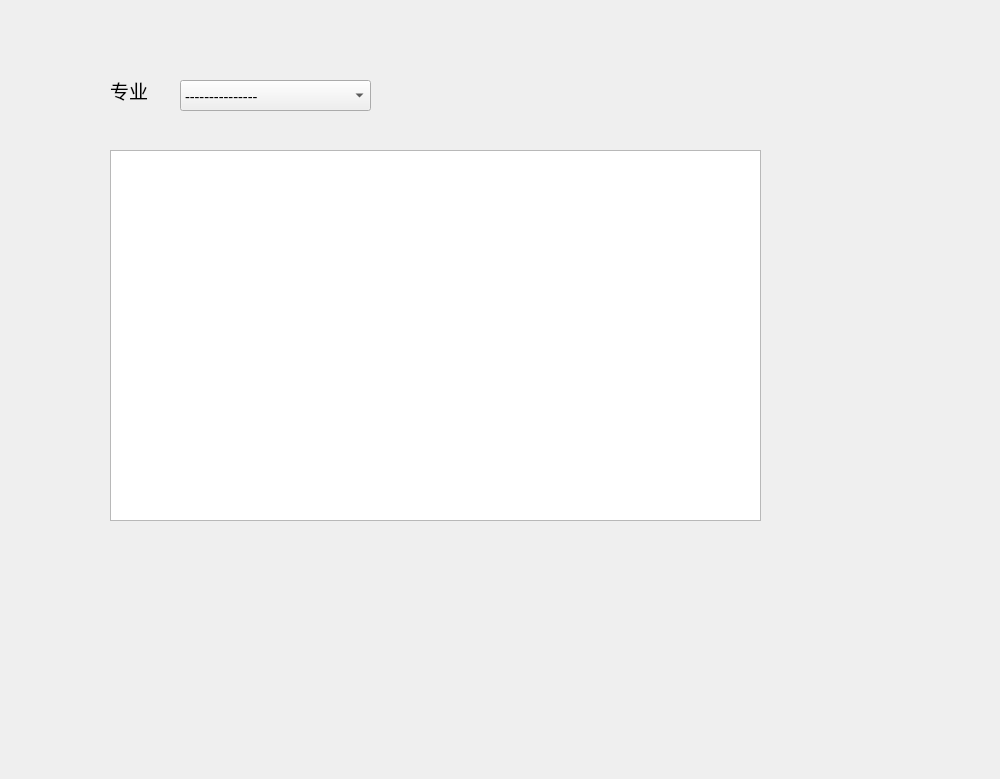
<?xml version="1.0" encoding="UTF-8"?>
<ui version="4.0">
 <class>Profession</class>
 <widget class="QWidget" name="Profession">
  <property name="geometry">
   <rect>
    <x>0</x>
    <y>0</y>
    <width>1000</width>
    <height>779</height>
   </rect>
  </property>
  <property name="windowTitle">
   <string>Form</string>
  </property>
  <widget class="QComboBox" name="comboBoxMajor">
   <property name="geometry">
    <rect>
     <x>180</x>
     <y>80</y>
     <width>191</width>
     <height>31</height>
    </rect>
   </property>
   <property name="font">
    <font>
     <family>微软雅黑</family>
     <pointsize>11</pointsize>
    </font>
   </property>
   <item>
    <property name="text">
     <string>---------------</string>
    </property>
   </item>
   <item>
    <property name="text">
     <string>计算机科学与技术</string>
    </property>
   </item>
   <item>
    <property name="text">
     <string>信息安全</string>
    </property>
   </item>
   <item>
    <property name="text">
     <string>物联网工程</string>
    </property>
   </item>
   <item>
    <property name="text">
     <string>机械工程</string>
    </property>
   </item>
   <item>
    <property name="text">
     <string>数字媒体技术</string>
    </property>
   </item>
   <item>
    <property name="text">
     <string>金融学</string>
    </property>
   </item>
  </widget>
  <widget class="QLabel" name="label">
   <property name="geometry">
    <rect>
     <x>110</x>
     <y>70</y>
     <width>51</width>
     <height>41</height>
    </rect>
   </property>
   <property name="font">
    <font>
     <family>微软雅黑</family>
     <pointsize>14</pointsize>
    </font>
   </property>
   <property name="text">
    <string>专业</string>
   </property>
  </widget>
  <widget class="QTextEdit" name="textEdit">
   <property name="geometry">
    <rect>
     <x>110</x>
     <y>150</y>
     <width>651</width>
     <height>371</height>
    </rect>
   </property>
   <property name="font">
    <font>
     <family>微软雅黑</family>
     <pointsize>10</pointsize>
    </font>
   </property>
  </widget>
 </widget>
 <resources/>
 <connections/>
</ui>
